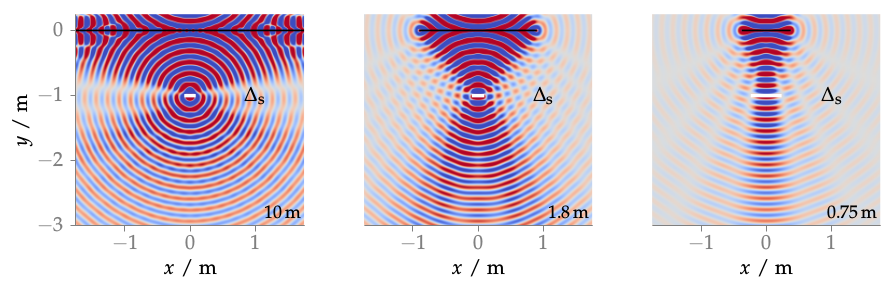

This figure's gnuplot source:
#!/usr/bin/gnuplot
#
# FIGURE 3.6: Sound pressure of a focused source synthesized with 2.5D WFS
# (2.74). Three different linear secondary source distributions were applied,
# ranging from 10 m to 0.75 m. In white the size of the focal point as given by
# ∆s, linear is indicated. Parameters: x_s = (0, -1, 0) m, x_ref = (0, -2, 0) m,
# f = 2000 Hz.
#
# AUTHOR:   Hagen Wierstorf
# SOFTWARE: gnuplot 5.0 patchlevel 3

reset
set macros
set loadpath '../../gnuplot' 'data'

load 'latex.cfg'
load 'border.cfg'
load 'moreland.pal'
load 'array.cfg'

set terminal epslatex size 15cm,4.5cm color colortext @small
set output 'fig3_06.tex';

unset key
set size ratio -1

set xrange [-1.75:1.75]
set yrange [-3.00:0.25]
set cbrange [-1:1]
set tics scale 0.75 out nomirror
set xtics 1 offset 0,0.5
set ytics 1 offset 0.5,0
set xlabel '$x$ / m' offset 0,1
set ylabel '$y$ / m' offset 1.5,0
unset colorbox

set bmargin 3
set tmargin 0

set multiplot layout 1,3
set lmargin 4
set rmargin 0
set label 1 '\ft $10$\,m' at 1.7,-2.8 right front
set label 2 '$\Delta_\text{s}$' at 1,-1 center front
set arrow 1 from -0.086,-1 to 0.086,-1 nohead front lw 6 lc rgb 'white'
plot 'focal_point_10m.dat' binary matrix with image,\
     'array_10m.txt' @array_active w l
set border 1
set format y ''
set ytics scale 0
unset ylabel
set lmargin 2
set rmargin 2
set label 1 '\ft $1.8$\,m'
set arrow 1 from -0.096,-1 to 0.096,-1
plot 'focal_point_1.8m.dat' binary matrix with image,\
    'array_1.8m.txt' @array_active w l
set lmargin 0
set rmargin 4
set label 1 '\ft $0.75$\,m'
set arrow 1 from -0.236,-1 to 0.236,-1
plot 'focal_point_0.75m.dat' binary matrix with image,\
    'array_0.75m.txt' @array_active w l
unset multiplot

call 'plot.plt' 'fig3_06'
